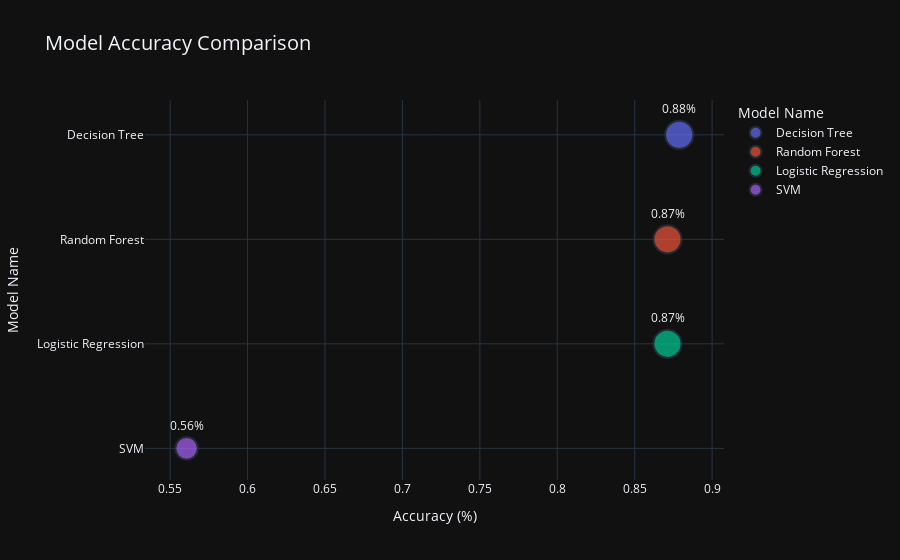

Here is the notebook cell this chart was saved with:
### Code cell
# Create a scatter plot for model accuracies
fig = px.scatter(
    accuracy_df,
    x='Accuracy',  # X-axis: Accuracy
    y='Model',  # Y-axis: Model names
    size='Accuracy',  # Size of the marker proportional to accuracy
    color='Model',  # Color by model for differentiation
    text='Accuracy',
    title='Model Accuracy Comparison',
    labels={'Accuracy': 'Accuracy (%)', 'Model': 'Model Name'}
)

# Update layout for better readability
fig.update_traces(
    marker=dict(line_width=2),  # Thicker marker outlines
    texttemplate='%{text:.2f}%',  # Show accuracy with two decimal points
    textposition='top center'  # Center text above markers
)

# Customize layout for visual clarity
fig.update_layout(
    title_font_size=20,
    xaxis_title='Accuracy (%)',
    yaxis_title='Model Name',
    template='plotly_dark',  # Optional: Use a dark theme
    height=500  # Adjust chart height for better viewing
)

# Show the plot
fig.show()

### Figure 1 — Plotly figure (JSON) as saved in the notebook; plotly's stock layout.template omitted (floating-point values rounded to 4 significant figures)
{"data": [{"hovertemplate": "Model Name=%{y}<br>Accuracy (%)=%{text}<extra></extra>", "legendgroup": "Decision Tree", "marker": {"color": "#636efa", "line": {"width": 2}, "size": [0.8788], "sizemode": "area", "sizeref": 0.002197, "symbol": "circle"}, "mode": "markers+text", "name": "Decision Tree", "orientation": "h", "showlegend": true, "text": [0.8788], "textposition": "top center", "texttemplate": "%{text:.2f}%", "type": "scatter", "x": [0.8788], "xaxis": "x", "y": ["Decision Tree"], "yaxis": "y"}, {"hovertemplate": "Model Name=%{y}<br>Accuracy (%)=%{text}<extra></extra>", "legendgroup": "Random Forest", "marker": {"color": "#EF553B", "line": {"width": 2}, "size": [0.8712], "sizemode": "area", "sizeref": 0.002197, "symbol": "circle"}, "mode": "markers+text", "name": "Random Forest", "orientation": "h", "showlegend": true, "text": [0.8712], "textposition": "top center", "texttemplate": "%{text:.2f}%", "type": "scatter", "x": [0.8712], "xaxis": "x", "y": ["Random Forest"], "yaxis": "y"}, {"hovertemplate": "Model Name=%{y}<br>Accuracy (%)=%{text}<extra></extra>", "legendgroup": "Logistic Regression", "marker": {"color": "#00cc96", "line": {"width": 2}, "size": [0.8712], "sizemode": "area", "sizeref": 0.002197, "symbol": "circle"}, "mode": "markers+text", "name": "Logistic Regression", "orientation": "h", "showlegend": true, "text": [0.8712], "textposition": "top center", "texttemplate": "%{text:.2f}%", "type": "scatter", "x": [0.8712], "xaxis": "x", "y": ["Logistic Regression"], "yaxis": "y"}, {"hovertemplate": "Model Name=%{y}<br>Accuracy (%)=%{text}<extra></extra>", "legendgroup": "SVM", "marker": {"color": "#ab63fa", "line": {"width": 2}, "size": [0.5606], "sizemode": "area", "sizeref": 0.002197, "symbol": "circle"}, "mode": "markers+text", "name": "SVM", "orientation": "h", "showlegend": true, "text": [0.5606], "textposition": "top center", "texttemplate": "%{text:.2f}%", "type": "scatter", "x": [0.5606], "xaxis": "x", "y": ["SVM"], "yaxis": "y"}], "layout": {"autosize": true, "legend": {"itemsizing": "constant", "title": {"text": "Model Name"}, "tracegroupgap": 0}, "title": {"font": {"size": 20}, "text": "Model Accuracy Comparison"}, "xaxis": {"anchor": "y", "autorange": true, "domain": [0, 1], "range": [0.536, 0.9049], "title": {"text": "Accuracy (%)"}, "type": "linear"}, "yaxis": {"anchor": "x", "autorange": true, "categoryarray": ["SVM", "Logistic Regression", "Random Forest", "Decision Tree"], "categoryorder": "array", "domain": [0, 1], "range": [-0.3309, 3.368], "title": {"text": "Model Name"}, "type": "category"}}}
